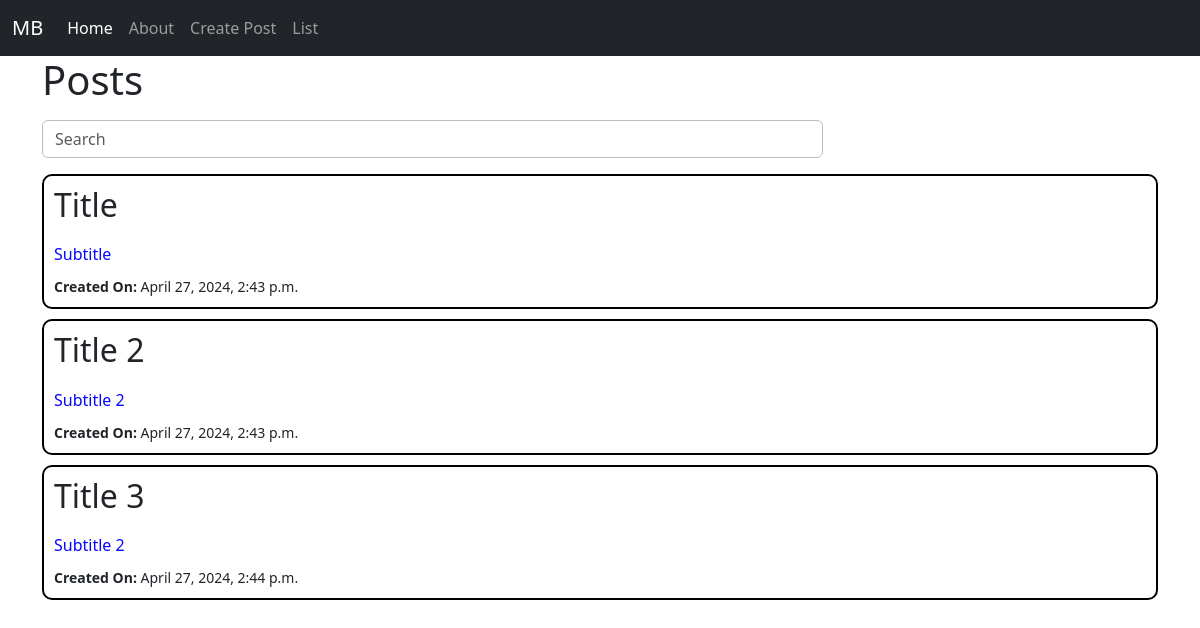
Page /posts/list/ on the earlier database version.
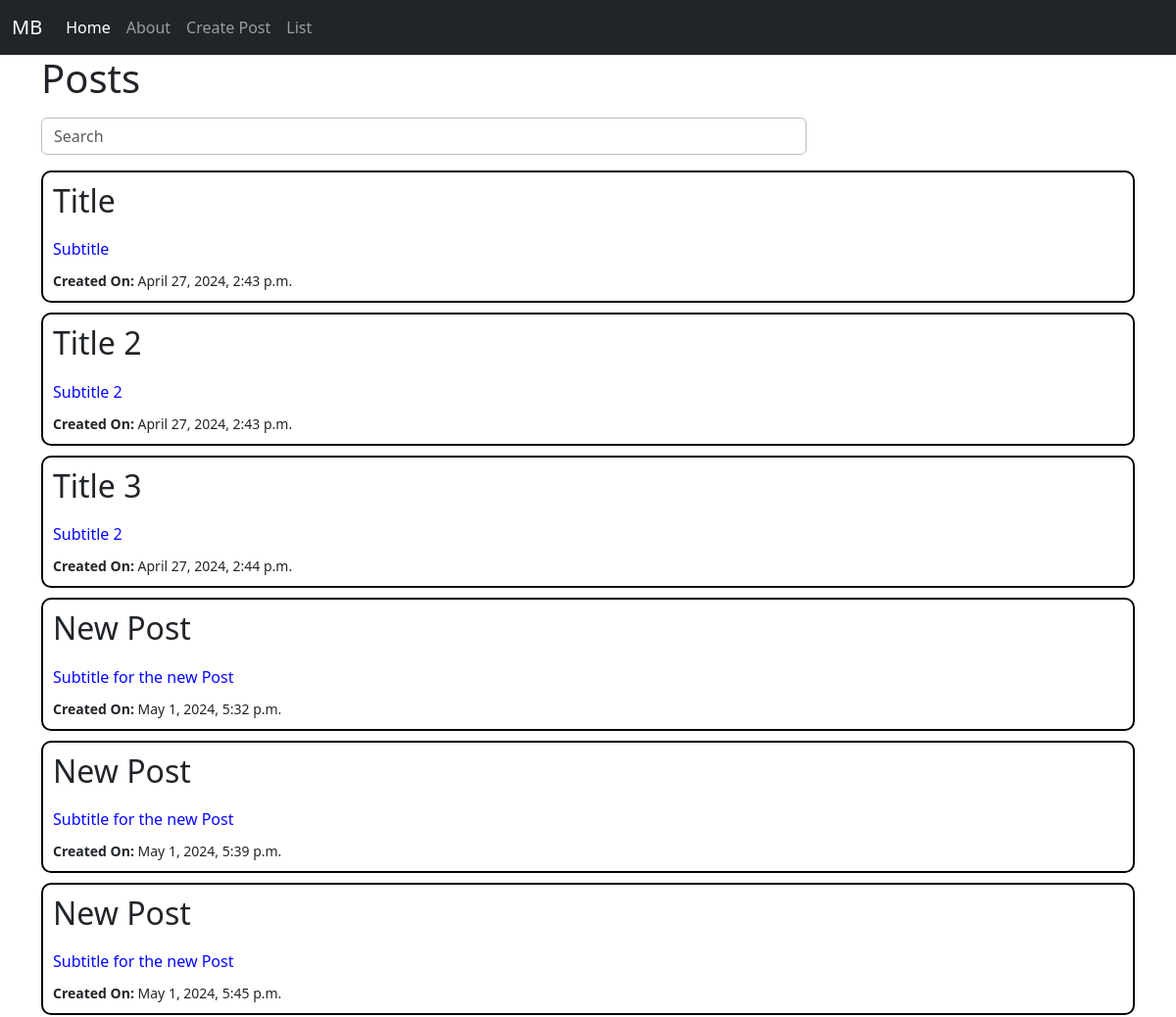
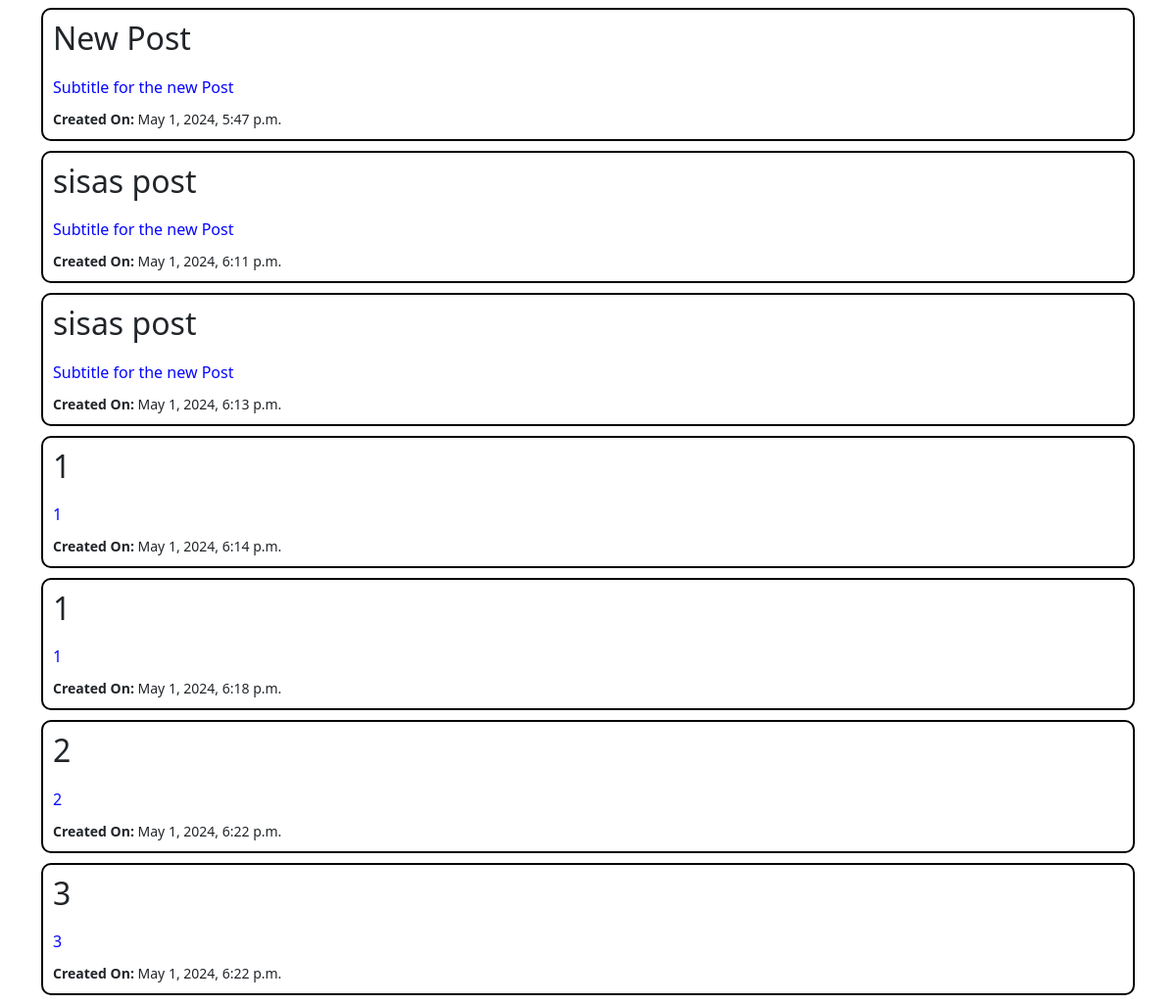
Same page on the later database version (2 pictures, top to bottom).
### posts/models.py (models this page shows, shortened)
class Post(models.Model):
    title = models.CharField(max_length=128)
    subtitle = models.CharField(max_length=256)
    body = models.TextField()
    created_on = models.DateTimeField(auto_now_add=True)

### posts/views.py (the view)
# urls.py: path("posts/list/",views.PostListView.as_view(),name="list"),
class PostListView(ListView):
    template_name = 'posts/list.html'
    model = Post

### templates/posts/list.html (shortened to what this page needs)
{% extends 'base.html' %}
{% load static %}
{% block head %}
<link rel="stylesheet" href="{% static 'css/list.css' %}">
{% endblock head %}
{% block content %}
    <h1>Posts</h1>
    <input type="text" id="searchInput" onkeyup="searchPosts()" class="form-control me-2" type="search" placeholder="Search" aria-label="Search">
    <div>
        {% for post in post_list %}
            <a href="{% url 'detail' post.id %}" class="post-container">
                <h2>{{ post.title }}</h2>
                <p>{{ post.subtitle }}</p>
                <small><b>Created On: </b>{{ post.created_on }}</small>
            </a>
        {% endfor %}
    </div>
{% endblock content %}

### templates/base.html (shortened to what this page needs)
{% load static %}
<!DOCTYPE html>
<html lang="en">
<head>
    <link href="https://cdn.jsdelivr.net/npm/bootstrap@5.3.3/dist/css/bootstrap.min.css" rel="stylesheet"
>
    <link rel="stylesheet" href="{% static 'css/base.css' %}">
    {% block head %}
    {% endblock head %}
</head>
<body>
    <nav class="navbar navbar-expand-lg navbar-dark bg-dark">
        <div class="container-fluid">
            <a class="navbar-brand" href="{% url 'home' %}">MB</a>
            <div class="collapse navbar-collapse" id="navbarNavAltMarkup">
                <div class="navbar-nav">
                    <a class="nav-link active" aria-current="page" href="{% url 'home' %}">Home</a>
                    <a class="nav-link" href="{% url 'about' %}">About</a>
                    <a class="nav-link" href="{% url 'new' %}">Create Post</a>
                    <a class="nav-link" href="{% url 'list' %}">List</a>
                </div>
            </div>
        </div>
    </nav>
    <div class="container">
        {% block content %}
        {% endblock %}
    </div>
</body>
</html>

### static/css/list.css (style rules this page uses)
.post-container { display: flex; flex-direction: column; border: 2px solid black; gap: 10px; border-radius: 10px; padding: 10px; margin-bottom: 10px; }
.post-container p { margin: 0; color: rgb(6, 6, 255); }
a { text-decoration: none; color: inherit; }
#searchInput { margin: 1rem 0; width: 70%; border: 1px solid rgb(189, 189, 189); }

Differences in the rows shown:
added Post: title "New Post", subtitle "Subtitle for the new Post", created_on "May 1, 2024, 5:32 p.m."
added Post: title "New Post", subtitle "Subtitle for the new Post", created_on "May 1, 2024, 5:39 p.m."
added Post: title "New Post", subtitle "Subtitle for the new Post", created_on "May 1, 2024, 5:45 p.m."
added Post: title "New Post", subtitle "Subtitle for the new Post", created_on "May 1, 2024, 5:47 p.m."
added Post: title "sisas post", subtitle "Subtitle for the new Post", created_on "May 1, 2024, 6:11 p.m."
added Post: title "sisas post", subtitle "Subtitle for the new Post", created_on "May 1, 2024, 6:13 p.m."
added Post: title "1", subtitle "1", created_on "May 1, 2024, 6:14 p.m."
added Post: title "1", subtitle "1", created_on "May 1, 2024, 6:18 p.m."
added Post: title "2", subtitle "2", created_on "May 1, 2024, 6:22 p.m."
added Post: title "3", subtitle "3", created_on "May 1, 2024, 6:22 p.m."
